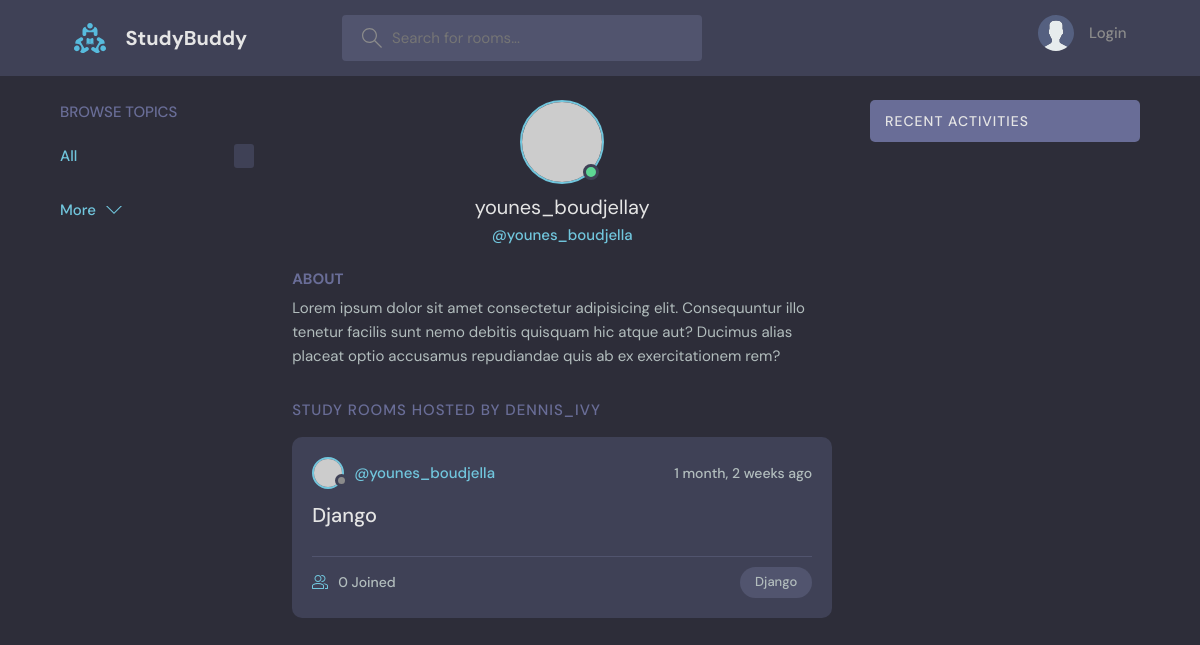
The page /profile/4/ on the database its author committed.
### base/models.py (models this page shows, shortened)
class Room(models.Model):
    host = models.ForeignKey(User, on_delete=models.SET_NULL, null=True)
    topic = models.ForeignKey(Topic, on_delete=models.SET_NULL, null=True)
    name = models.CharField(max_length=200)
    description = models.TextField(null=True, blank=True)
    participants = models.ManyToManyField(User, related_name='participants', blank=True)
    updated = models.DateTimeField(auto_now=True) # modified when updating
    created = models.DateTimeField(auto_now_add=True) # modified when created
    class Meta:
        ordering = ['-updated' , '-created']

class Topic(models.Model):
    name = models.CharField(max_length=200)

### base/views.py (the view)
# urls.py: path('profile/<str:pk>/', views.userProfile, name="user-profile"),
def userProfile(request, pk):
    user = User.objects.get(id=pk)
    rooms = user.room_set.all()
    room_messages = user.message_set.all()
    topics = Topic.objects.all()
    context = {'user' : user , 'rooms' : rooms , 'room_message' : room_messages}
    return render(request, 'base/profile.html', context)

### base/templates/base/profile.html (shortened to what this page needs)
  {% extends 'main.html' %}
  {% block content %}
  <main class="profile-page layout layout--3">
    <div class="container">
      {% include 'base/topics_component.html' %}
      <div class="roomList">
        <div class="profile">
          <div class="profile__avatar">
            <div class="avatar avatar--large active">
              <img src="https://randomuser.me/api/portraits/men/11.jpg" />
            </div>
          </div>
          <div class="profile__info">
            <h3>{{user.username}}y</h3>
            <p>@{{user.username}}</p>
          </div>
          <div class="profile__about">
            <h3>About</h3>
            <p>
              Lorem ipsum dolor sit amet consectetur adipisicing elit. Consequuntur illo tenetur
              facilis sunt nemo debitis quisquam hic atque aut? Ducimus alias placeat optio
              accusamus repudiandae quis ab ex exercitationem rem?
            </p>
          </div>
        </div>
        <div class="roomList__header">
          <div>
            <h2>Study Rooms Hosted by dennis_ivy</a>
            </h2>
          </div>
        </div>
        {% include 'base/feed_component.html' %}
      </div>
      {% include 'base/activity_component.html' %}
    </div>
  </main>
{% endblock content %}

### base/templates/base/feed_component.html (shortened to what this page needs)
{% for room in rooms %}
<div class="roomListRoom">
    <div class="roomListRoom__header">
      <a href="{% url 'user-profile' room.host.id %}" class="roomListRoom__author">
        <div class="avatar avatar--small">
          <img src="https://randomuser.me/api/portraits/women/11.jpg" />
        </div>
        <span>@{{room.host.username}}</span>
      </a>
      <div class="roomListRoom__actions">
        <span>{{room.created|timesince}} ago</span>
      </div>
    </div>
    <div class="roomListRoom__content">
      <a href="{% url 'room' room.id %}">{{room.name}}</a>
    </div>
    <div class="roomListRoom__meta">
      <a href="{% url 'room' room.id %}" class="roomListRoom__joined">
        {{room.participants.all.count}} Joined
      </a>
      <p class="roomListRoom__topic">{{room.topic.name}}</p>
    </div>
  </div>
{% endfor %}

### static/styles/style.css (style rules this page uses)
:root { --color-main: #71c6dd; --color-main-light: #e1f6fb; --color-dark: #3f4156; --color-dark-medium: #51546e; --color-dark-light: #696d97; --color-light: #e5e5e5; --color-gray: #8b8b8b; --color-light-gray: #b2bdbd; --color-bg: #2d2d39; --color-success: #5dd693; --color-error: #fc4b0b; }
* { font-family: "DM Sans", -apple-system, BlinkMacSystemFont, "Segoe UI", Roboto, Oxygen, Ubuntu, Cantarell, "Open Sans", "Helvetica Neue", sans-serif; margin: 0; padding: 0; box-sizing: border-box; text-rendering: optimizeLegibility; font-size: inherit; }
html { font-size: 56.25%; }
@media only screen and (min-width: 1200px) { html { font-size: 62.5%; } }
body { line-height: 1.6; font-weight: 400; font-size: 1.5rem; color: var(--color-light-gray); background-color: var(--color-bg); min-height: 100vh; }
img { width: 100%; }
a { display: inline-block; color: var(--color-main); text-decoration: none; }
.container { max-width: 120rem; width: 90%; margin: auto; }
.avatar { position: relative; display: inline-block; border-radius: 50%; border: 2px solid var(--color-main); }
.avatar img { display: block; border-radius: 50%; object-fit: cover; object-position: center; }
.avatar::after { content: ""; display: block; position: absolute; background-color: var(--color-gray); z-index: 111; border-radius: 50%; border: 0.3rem solid var(--color-dark); }
.avatar.active::after { background-color: var(--color-success); }
.avatar.avatar--small img { width: 2.8rem; height: 2.8rem; }
.avatar.avatar--small:after { width: 0.7rem; height: 0.7rem; bottom: 0px; right: -6px; }
.avatar.avatar--large img { display: block; width: 8rem; height: 8rem; border-radius: 50%; }
.avatar.avatar--large:after { width: 1rem; height: 1rem; bottom: 2px; right: 3.5px; }
.layout { margin-top: 2.4rem; }
.layout > .container { display: flex; justify-content: space-between; align-items: flex-start; }
.layout--3 > .container > div:nth-child(2) { flex-basis: 50%; }
.roomList__header { display: flex; justify-content: space-between; align-items: center; margin-bottom: 2.4rem; }
.roomList__header h2 { text-transform: uppercase; font-weight: 500; color: var(--color-light); letter-spacing: 1px; }
.roomListRoom { margin-bottom: 2.4rem; background-color: var(--color-dark); border-radius: 1rem; padding: 2rem; }
.roomListRoom__header { display: flex; justify-content: space-between; align-items: center; }
.roomListRoom__author { font-weight: 500; display: flex; align-items: center; gap: 1rem; }
.roomListRoom__actions { display: flex; align-items: flex-start; gap: 1rem; position: relative; }
.roomListRoom__actions span { font-size: 1.4rem; font-weight: 500; }
.roomListRoom__content { margin: 1rem 0; }
.roomListRoom__content a { font-size: 2rem; font-weight: 500; margin-bottom: 1.5rem; color: var(--color-light); transition: all 0.3s ease-in-out; }
.roomListRoom__meta { border-top: 1px solid var(--color-dark-medium); padding-top: 1rem; display: flex; align-items: center; justify-content: space-between; }
.roomListRoom__joined { color: var(--color-light-gray); display: flex; align-items: center; gap: 1rem; font-size: 1.4rem; font-weight: 500; }
.roomListRoom__joined svg { fill: var(--color-main); width: 1.6rem; height: 1.6rem; }
.roomListRoom__topic { padding: 5px 1.5rem; background-color: var(--color-dark-medium); border-radius: 5rem; font-weight: 500; font-size: 1.3rem; }
.profile { margin-bottom: 3rem; }
.profile__avatar { text-align: center; }
.profile__info { text-align: center; }
.profile__info h3 { font-size: 2rem; color: var(--color-light); font-weight: 400; }
.profile__info p { color: var(--color-main); font-weight: 500; margin-bottom: 1rem; }
.profile__about { margin-top: 2rem; }
.profile__about h3 { text-transform: uppercase; color: var(--color-dark-light); margin-bottom: 0.5rem; }
.profile-page .roomList__header { margin-bottom: 1.5rem; }
.profile-page .roomList__header h2 { color: var(--color-dark-light); }

### rows shown on the page
Room: host.username "younes_boudjella", created "1 month, 2 weeks", name "Django", participants.all.count "0", topic.name "Django"

### other values the page prints
{{ user.username }} "younes_boudjella"
